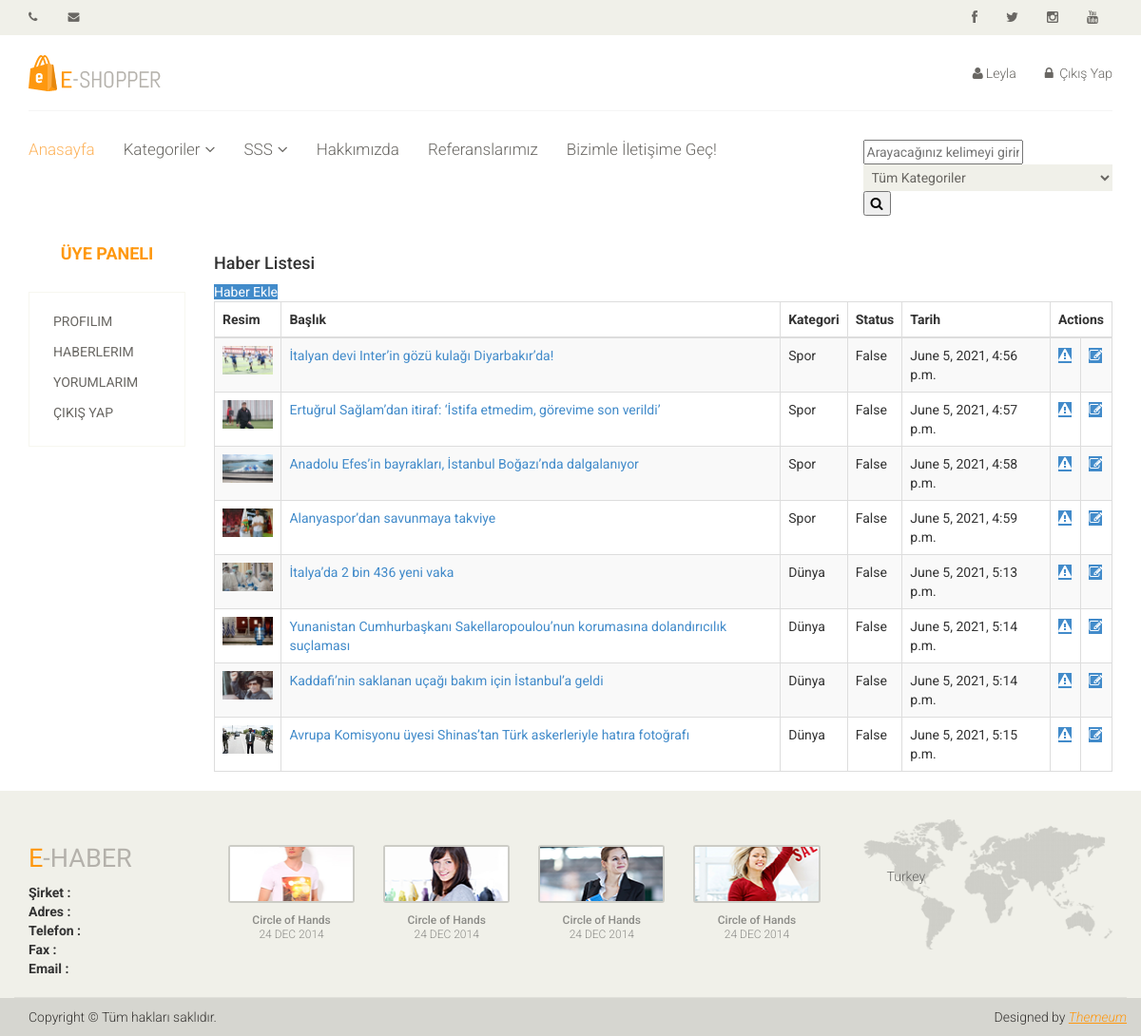
Before: /user/contents/ (signed in) with the older database file.
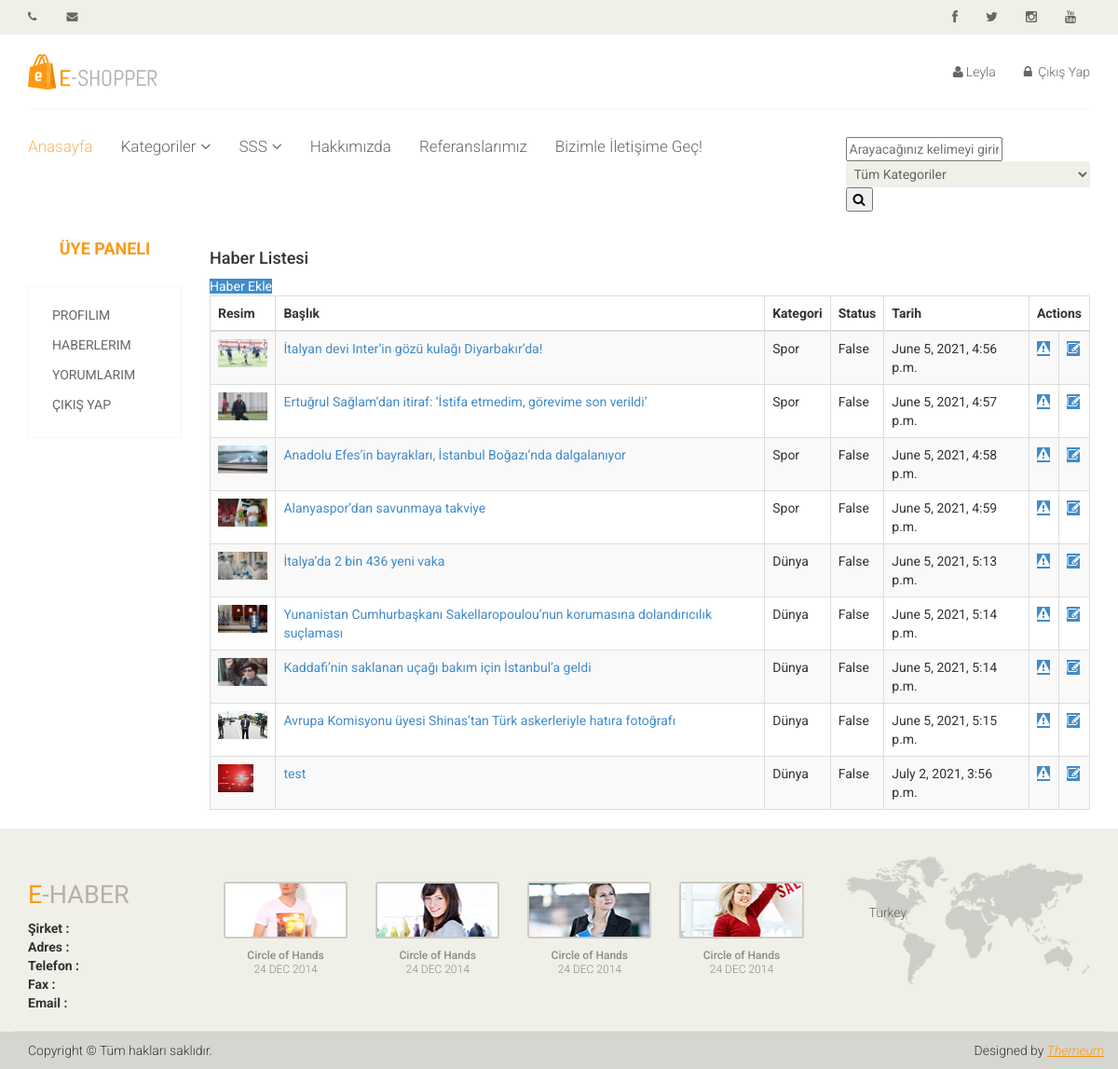
After: the same page with the newer database file.
### news/models.py (models this page shows, shortened)
class New(models.Model):
    STATUS = (
        ('True', 'Evet'),
        ('False', 'Hayır'),
    )
    title = models.CharField(max_length=200)
    keywords = models.CharField(max_length=255)
    description = models.CharField(max_length=255)
    detail = RichTextUploadingField()
    image = models.ImageField(blank=True, upload_to='images/')
    status = models.CharField(max_length=10, choices=STATUS)
    slug = models.SlugField(null=False,unique=True)
    category = models.ForeignKey(Category, on_delete=models.CASCADE)
    user = models.ForeignKey(User, on_delete=models.CASCADE)
    create_at = models.DateTimeField(auto_now_add=True)
    update_at = models.DateTimeField(auto_now=True)
    def image_tag(self):
        return mark_safe('<img src="{}" height="50"/>'.format(self.image.url))
    image_tag.short_description='Image'

class Category(MPTTModel):
    STATUS = (
        ('True', 'Evet'),
        ('False', 'Hayır'),
    )
    title = models.CharField(max_length=100)
    keywords = models.CharField(max_length=255)
    description = models.CharField(max_length=255)
    image = models.ImageField(blank=True, upload_to='images/')
    status = models.CharField(max_length=10, choices=STATUS)
    slug = models.SlugField(null=False,unique=True)
    parent = TreeForeignKey('self', blank=True, null=True, related_name='children', on_delete=models.CASCADE)
    create_at = models.DateTimeField(auto_now_add=True)
    update_at = models.DateTimeField(auto_now=True)
    class MPTTMeta:
        order_insertion_by = ['title']
    def image_tag(self):
        return mark_safe('<img src="{}" height="50"/>'.format(self.image.url))
    image_tag.short_description='Image'

### user/views.py (the view)
# urls.py: path('contents/',views.contents , name='contents'),
@login_required(login_url='/login') # Check login
def contents(request):
    category = Category.objects.all()
    current_user = request.user
    contents = New.objects.filter(user_id = current_user.id)
    form = ContentForm()
    context = {
        'category':category,
        'contents':contents
    }
    return render(request,'user_contents.html',context)

### user/templates/user_contents.html (shortened to what this page needs)
{% extends 'homebase.html' %}
{% block content %}
    <div class="container">
        <div class="row">
            <div class="col-md-2">
                {% include 'user_panel.html' %}
            </div>
            <div class="col-md-10">
                <div class="title">
                    <h4 class="title">Haber Listesi</h4>
                    <a class="btn-primary" href="/user/addcontent">Haber Ekle</a>
                </div>
                <table id="example1" class="table table-bordered table-striped" >
                    <thead>
                    <tr>
                        <th>Resim</th>
                        <th>Başlık</th>
                        <th>Kategori</th>
                        <th>Status</th>
                        <th>Tarih</th>
                        <th style="..." colspan="3">Actions</th>
                    </tr>
                    </thead>
                    <tbody>
                    {% for rs in contents %}
                        <tr>
                            <td><img src="{{ rs.image.url }}" style="height: 30px;" alt=""></td>
                            <td><a href="">{{ rs.title }}</a></td>
                            <td>{{ rs.category.title }}</td>
                            <td>{{ rs.status }}</td>
                            <td>{{ rs.create_at }}</td>
                            <td><a  class="btn-primary" href="/user/contentdelete/{{ rs.id }}" onclick="return confirm('Sileceksiniz! Emin misiniz?')"><i class="fa fa-warning"></i></a></td>
                            <td><a  class="btn-primary" href="/user/contentedit/{{ rs.id }}" ><i class="fa fa-edit"></i></a></td>
                        </tr>
                    {% endfor %}
                </table>
            </div>
        </div>
    </div>
{% endblock %}

Changed rows visible on the page:
added New: image (picture), title "test", category "Dünya", status "False", create_at "July 2, 2021, 3:56 p.m."
